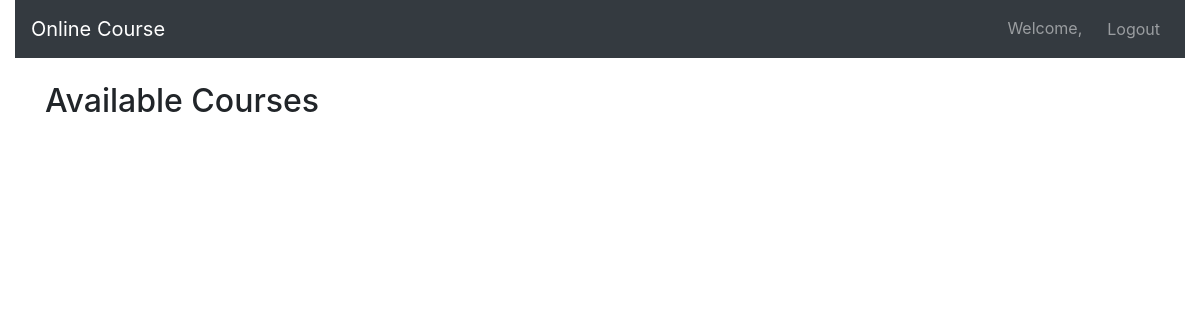
Page /onlinecourse/ (signed in) on the earlier database version.
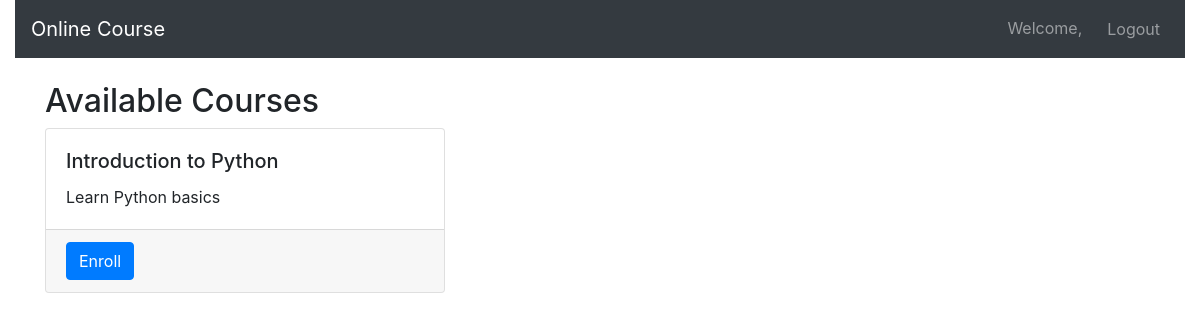
Same page on the later database version.
### onlinecourse/models.py (models this page shows, shortened)
class Course(models.Model):
    name = models.CharField(max_length=100)
    description = models.CharField(max_length=2000)
    pub_date = models.DateField(null=True)
    instructors = models.ManyToManyField(Instructor)
    users = models.ManyToManyField(
        User,
        through='Enrollment',
        blank=True,
    )
    total_enrollment = models.IntegerField(default=0)
    image = models.ImageField(upload_to='course_images/', blank=True, null=True)

### onlinecourse/views.py (the view)
# urls.py: path('', views.index, name='index'),
def index(request):
    courses = Course.objects.all()
    context = {'course_list': courses}
    return render(request, 'onlinecourse/course_list_bootstrap.html', context)

### onlinecourse/templates/onlinecourse/course_list_bootstrap.html (shortened to what this page needs)
{% load static %}
<!DOCTYPE html>
<html lang="en">
<head>
    <link rel="stylesheet" href="https://maxcdn.bootstrapcdn.com/bootstrap/4.5.2/css/bootstrap.min.css"/>
</head>
<body>
<div class="container-fluid">
    <nav class="navbar navbar-expand-lg navbar-dark bg-dark">
        <a class="navbar-brand" href="#">Online Course</a>
        <div class="collapse navbar-collapse">
            {% if user.is_authenticated %}
            <ul class="navbar-nav">
                <li class="nav-item">
                    <span class="navbar-text mr-3">Welcome, {{ user.first_name }}</span>
                </li>
                <li class="nav-item">
                    <a class="btn btn-link nav-link" href="{% url 'onlinecourse:logout' %}">Logout</a>
                </li>
            </ul>
            {% endif %}
        </div>
    </nav>
    <div class="container mt-4">
        <h2>Available Courses</h2>
        <div class="card-deck">
            {% for course in course_list %}
            <div class="card mb-4" style="min-width: 300px; max-width: 400px;">
                <div class="card-body">
                    <h5 class="card-title">{{ course.name }}</h5>
                    <p class="card-text">{{ course.description }}</p>
                </div>
                <div class="card-footer">
                    <a href="{% url 'onlinecourse:enroll' course.id %}" class="btn btn-primary">Enroll</a>
                </div>
            </div>
            {% endfor %}
        </div>
    </div>
</div>
</body>
</html>

Differences in the rows shown:
added Course: name "Introduction to Python", description "Learn Python basics"
